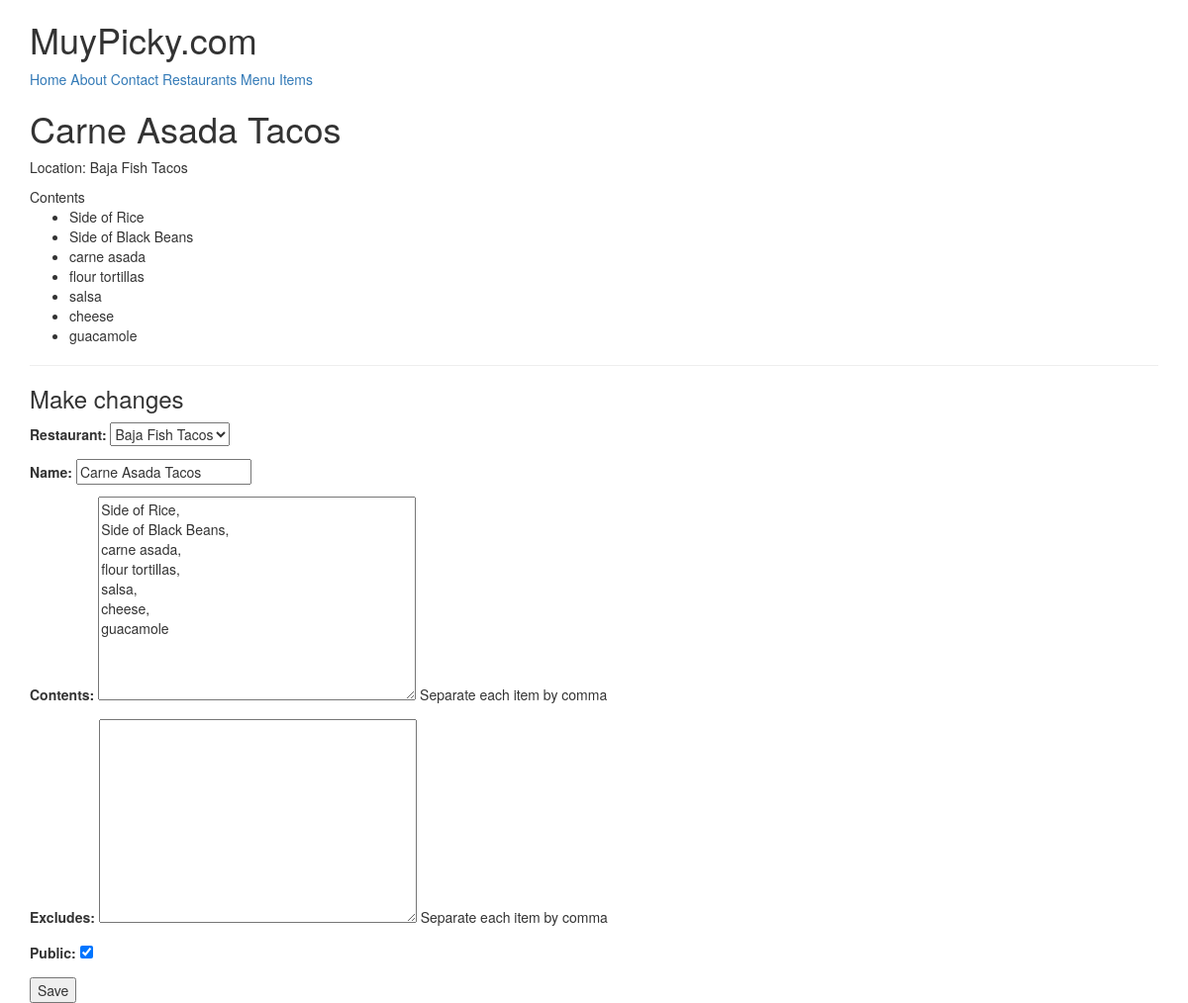
Page /items/2/ (signed in) on the committed database.
### menus/models.py (models this page shows, shortened)
class Item(models.Model):
    user            = models.ForeignKey(settings.AUTH_USER_MODEL)
    restaurant      = models.ForeignKey(RestaurantLocation)
    name            = models.CharField(max_length=120)
    contents        = models.TextField(help_text='Separate each item by comma')
    excludes        = models.TextField(blank=True, null=True, help_text='Separate each item by comma')
    public          = models.BooleanField(default=True)
    timestamp       = models.DateTimeField(auto_now_add=True)
    updated         = models.DateTimeField(auto_now=True)
    def __str__(self):
        return self.name
    class Meta:
        ordering = ['-updated', '-timestamp']
    def get_contents(self):
        return self.contents.split(",")

### restaurants/models.py (models this page shows, shortened)
class RestaurantLocation(models.Model):
    owner           = models.ForeignKey(User) # class_instance.model_set.all() # Django Models Unleashed JOINCFE.com
    name            = models.CharField(max_length=120)
    location        = models.CharField(max_length=120, null=True, blank=True)
    category        = models.CharField(max_length=120, null=True, blank=True, validators=[validate_category])
    timestamp       = models.DateTimeField(auto_now_add=True)
    updated         = models.DateTimeField(auto_now=True)
    slug            = models.SlugField(null=True, blank=True)
    objects = RestaurantLocationManager()
    def __str__(self):
        return self.name

### menus/views.py (the view)
# urls.py: url(r'^(?P<pk>\d+)/$', ItemUpdateView.as_view(), name='detail'),
class ItemUpdateView(LoginRequiredMixin, UpdateView):
    template_name = 'menus/detail-update.html'
    form_class = ItemForm
    def get_queryset(self):
        return Item.objects.filter(user=self.request.user)
    def get_context_data(self, *args, **kwargs):
        context = super(ItemUpdateView, self).get_context_data(*args, **kwargs)
        context['title'] = 'Update Item'
        return context
    def get_form_kwargs(self):
        kwargs = super(ItemUpdateView, self).get_form_kwargs()
        kwargs['user'] = self.request.user
        return kwargs

### menus/forms.py
class ItemForm(forms.ModelForm):
    class Meta:
        model = Item
        fields = [
            'restaurant',
            'name',
            'contents',
            'excludes',
            'public'
        ]
    def __init__(self, user=None, *args, **kwargs):
        print(user)
        print(kwargs)
        super(ItemForm, self).__init__(*args,**kwargs)
        self.fields['restaurant'].queryset = RestaurantLocation.objects.filter(owner=user)# .exclude(item__isnull=False)

### restaurants/models.py (called while the page is built)
    def get_queryset(self):
        return RestaurantLocationQuerySet(self.model, using=self._db)

### menus/templates/menus/detail-update.html (shortened to what this page needs)
{% extends "base.html" %}
{% block content %}
<h1>{{ form.instance.name }}</h1>
<p>Location: {{ form.instance.restaurant.name }}</p>
{% if form.instance.contents %}
Contents
<ul>
    {% for item in form.instance.get_contents %}
    <li>{{ item }}</li>
    {% endfor %}
</ul>
{% endif %}
<hr/>
<h3>Make changes</h3>
{% include 'snippets/form-snippet.html' with form=form %}
{% endblock %}

### templates/snippets/form-snippet.html (shortened to what this page needs)
<form method='POST'> {% csrf_token %}
    {{ form.as_p }}
    <button type='submit'>Save</button>
</form>

### rows in the picture
Item: instance.name "Carne Asada Tacos", instance.restaurant.name "Baja Fish Tacos", restaurant "Baja Fish Tacos", contents "Side of Rice, Side of Black Beans, carne asada, flour tortillas, salsa, cheese, guacamole", public "☑"
RestaurantLocation: name "Carne Asada Tacos"

### other values in the picture
{{ item }} "Side of Rice" "Side of Black Beans" "carne asada" "flour tortillas" "salsa" "cheese" "guacamole"
